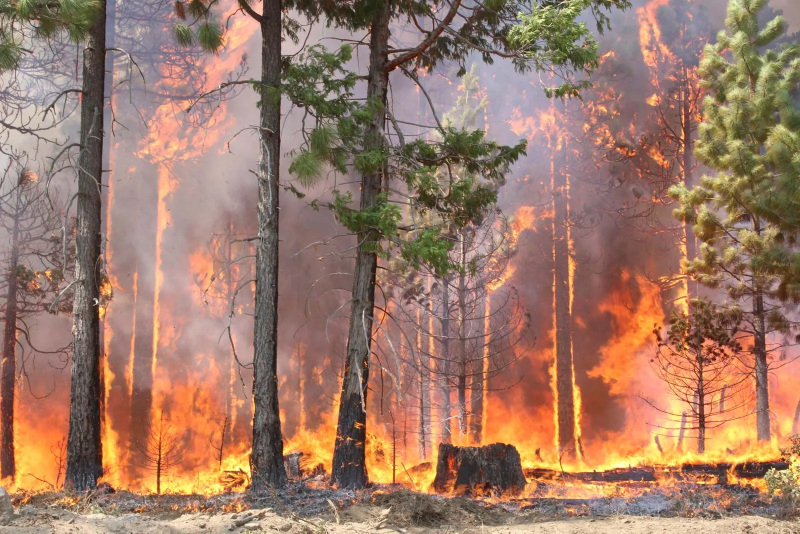
#> input picture projet/images/test.png, 1600 x 1067 px (shown at 1/2 size)
$ python app.py   (older library calls are emulated)
#> lines starting #> are read from the running program, lines starting #| are printed output that depends on the picture
### projet/descriptor.py
from skimage.feature import graycomatrix, graycoprops, local_binary_pattern
from skimage.io import imread
from skimage.color import rgb2gray
import numpy as np

# Fonction pour calculer les descripteurs GLCM
def glcm(image_path):
#> called with image_path = 'images/test.png'
    data = imread(image_path, as_gray=True)
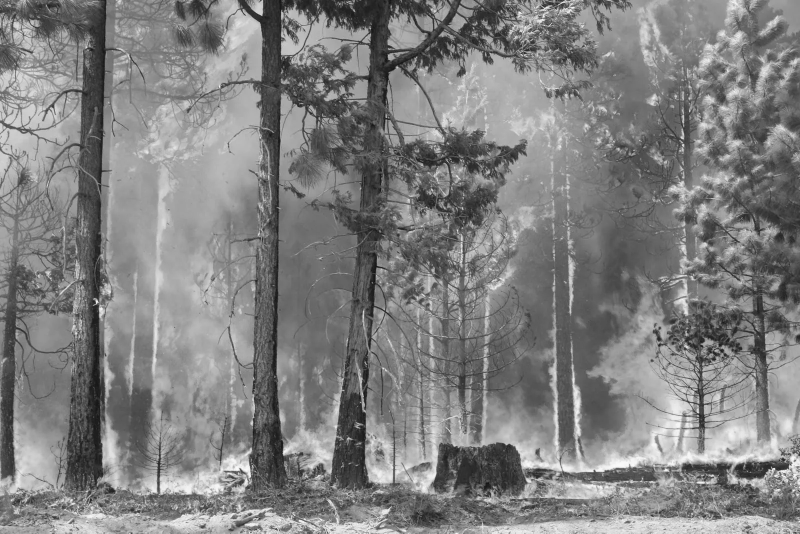
#> data: shape (1067, 1600) float64 (shown at 1/2 size); min 0.0349, max 0.999, mean 0.504
    co_matrix = graycomatrix(data, distances=[1], angles=[0], symmetric=True, normed=True)
    diss = graycoprops(co_matrix, 'dissimilarity')[0, 0]
    cont = graycoprops(co_matrix, 'contrast')[0, 0]
    corr = graycoprops(co_matrix, 'correlation')[0, 0]
    ener = graycoprops(co_matrix, 'energy')[0, 0]
    asm = graycoprops(co_matrix, 'ASM')[0, 0]
    homo = graycoprops(co_matrix, 'homogeneity')[0, 0]
    return [diss, cont, corr, ener, asm, homo]

# Fonction pour calculer les descripteurs Haralick
# [11 lines left out: functions haralick, bit_descriptor, not called in this run]

### projet/app.py
# app.py
from descriptor import glcm

def main():
    path = 'images/test.png'

    # GLCM Features
    try:
        feat_glcm = glcm(path)
        print("GLCM Features:")
        print(f"Dissimilarity: {feat_glcm[0]}")
        print(f"Contrast: {feat_glcm[1]}")
        print(f"Correlation: {feat_glcm[2]}")
        print(f"Energy: {feat_glcm[3]}")
        print(f"ASM: {feat_glcm[4]}")
        print(f"Homogeneity: {feat_glcm[5]}")
    except FileNotFoundError as e:
        print(e)
    except ValueError as e:
        print(e)

    print()

    # [10 lines of commented-out code are left out]

if __name__ == "__main__":
    main()

$ run again, with projet/images/iris-0ff5ba898a0ec179a25ca217af45374fdd06d606bb85fc29294291facad1776a.jpg saved as projet/images/test.png
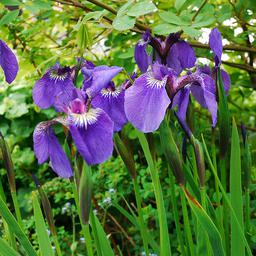
#> input picture projet/images/iris-0ff5ba898a0ec179a25ca217af45374fdd06d606bb85fc29294291facad1776a.jpg, 256 x 256 px
#> in glcm, `data = imread(image_path, as_gray=True)`:
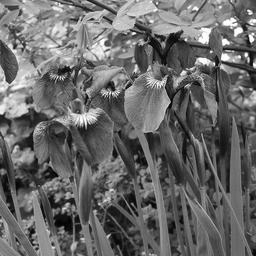
#> data: shape (256, 256) float64; min 0.00254, max 1, mean 0.412
